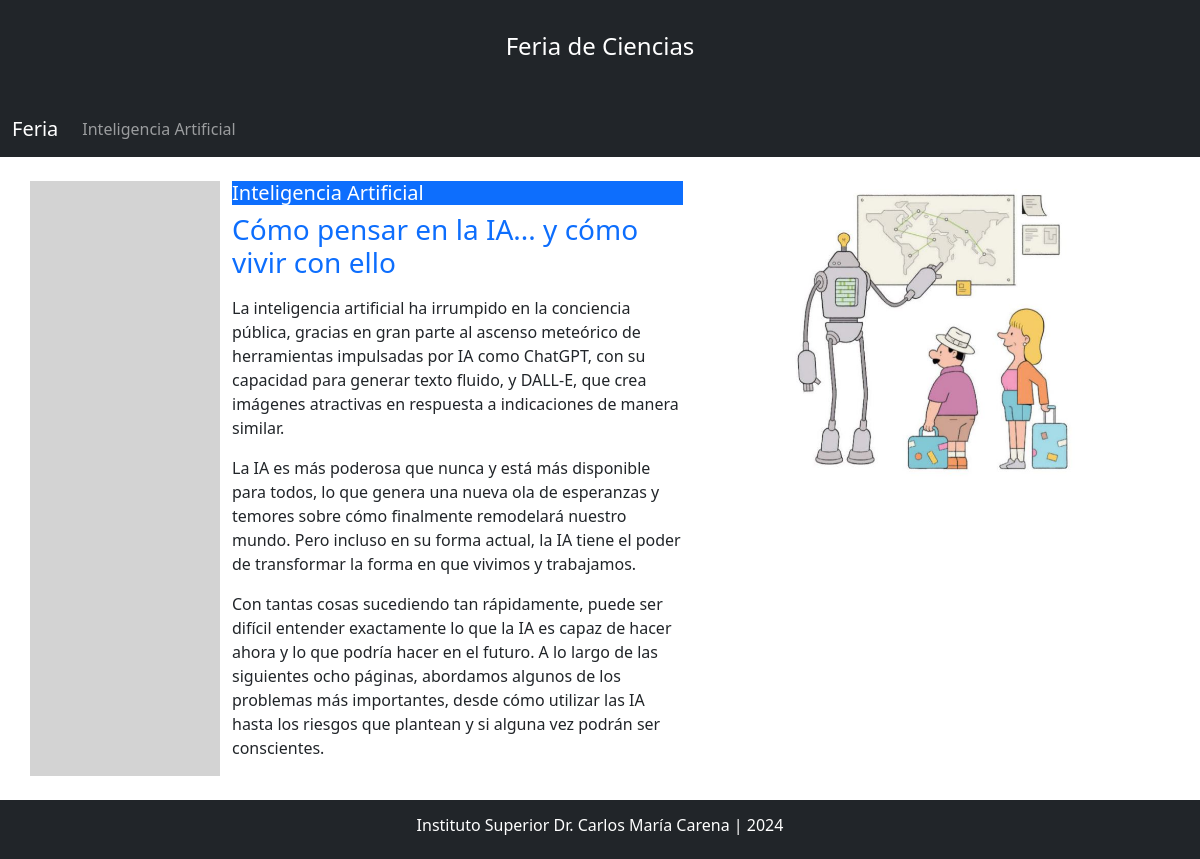
/ia/proyecto/1, run on an earlier commit of the app's database.
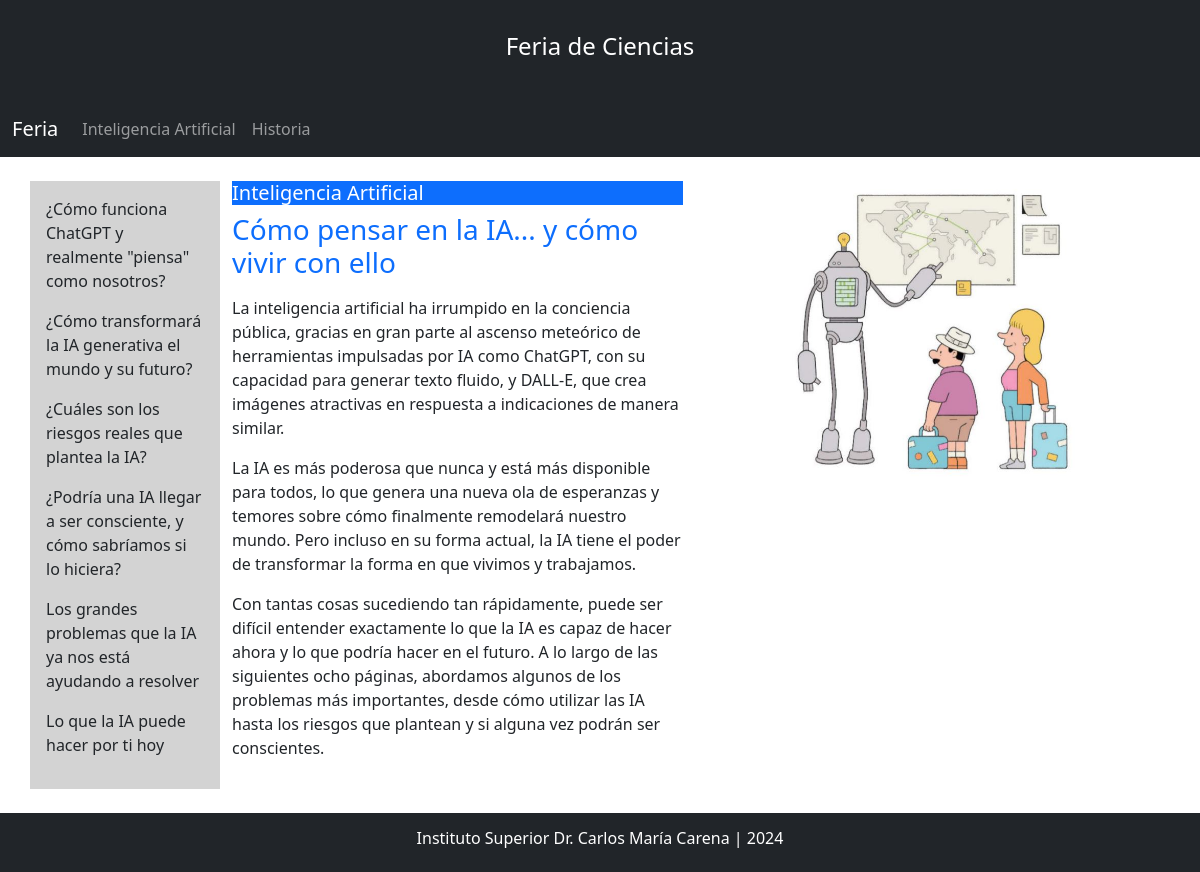
And on a later commit of the database.
### FeriaCiencias/models.py (models this page shows, shortened)
class Proyecto(models.Model):
    nombre = models.CharField(max_length=50)
    titulo = models.CharField(max_length=100)
    descripcion = models.TextField()
    imagen = models.CharField(max_length=100)
    link = models.CharField(max_length=100, default='', null=True)

class Seccion(models.Model):
    titulo = models.CharField(max_length=100)
    descripcion = models.TextField()
    imagen = models.CharField(max_length=100)
    idProyecto = models.ForeignKey(Proyecto, on_delete=models.PROTECT)
    link = models.CharField(max_length=100, default='', null=True)

### FeriaCiencias/views.py (the view)
# urls.py: path('ia/proyecto/<int:pk>', views.proyecto, name='proyecto'),
def proyecto(request, pk):
    proyectos = Proyecto.objects.all()
    proyecto = Proyecto.objects.get(id=pk)
    secciones = Seccion.objects.filter(idProyecto__nombre__icontains=proyecto.nombre)
    context = {"proyecto": proyecto, "proyectos": proyectos, "secciones": secciones}
    return render(request, "ia/proyecto.html", context)

### Carena/templates/IA/proyecto.html (shortened to what this page needs)
{% extends "base.html" %}
{% load static %}
{% block content %}
    <div id="contenido" class="container">
        <div class="row">
            <div class="d-none d-lg-block col-lg-2 p-3" style="background-color: lightgray">
                {% for s in secciones %}
                    <p><a class="text-decoration-none text-dark" href="{{ s.link }}/{{ s.id }}">{{ s.titulo }}</a></p>
                {%  endfor %}
            </div>
            <div class="col-md-5">
                <h5 class="bg-primary"><a class="text-white text-decoration-none" href="{{ proyecto.link }}/{{ proyecto.id }}">{{ proyecto.nombre }}</a></h5>
                <h3 class="text-primary pb-2">{{ proyecto.titulo }}</h3>
                {{ proyecto.descripcion|safe }}
            </div>
            <div class="col-md-5" id="imagen"
                 style="background-image: url('{% static proyecto.imagen %}');
                         background-position: center;
                         height: 300px;
                         background-size: contain;
                         background-repeat: no-repeat">
            </div>
        </div>
    </div>
{% endblock %}

### Carena/templates/base.html (shortened to what this page needs)
{% load static %}
<!DOCTYPE html>
<html lang="en">
<head>
    {% load bootstrap5 %}
    {% bootstrap_css %}
    <link rel="stylesheet" href="{% static 'estilos.css' %}">
</head>
<body>
    <div class="d-flex flex-column min-vh-100">
        <header class="container-fluid bg-dark text-white text-center p-10" style="padding: 2rem;">
            <h4>Feria de Ciencias</h4>
        </header>
        <nav class="navbar navbar-expand-sm bg-dark navbar-dark sticky-top mb-4">
            <div class="container-fluid">
                <a class="navbar-brand" href="/index">Feria</a>
                <div class="collapse navbar-collapse" id="collapsibleNavbar">
                    <ul class="navbar-nav">
                        {% for p in proyectos %}
                        <li class="nav-item">
                            <a class="nav-link" href="{{ p.link }}/{{ p.id }}">{{ p.nombre }}</a>
                        </li>
                        {% endfor %}
                    </ul>
                </div>
            </div>
        </nav>
        <main class="flex-fill">
            {% block content %}
            {% endblock %}
        </main>
        <footer class="container-fluid bg-dark text-center p-3 text-white mt-4">
            <h6>Instituto Superior Dr. Carlos María Carena | 2024</h6>
        </footer>
    </div>
</body>
</html>

### Carena/static/estilos.css (style rules this page uses)
body { margin: 0; padding: 0; min-height: 100vh; box-sizing: border-box; }

What changed in the data, as far as the page shows it:
added Proyecto: nombre "Historia"
added Seccion: titulo "¿Cómo funciona ChatGPT y realmente \"piensa\" como nosotros?"
added Seccion: titulo "¿Cómo transformará la IA generativa el mundo y su futuro?"
added Seccion: titulo "¿Cuáles son los riesgos reales que plantea la IA?"
added Seccion: titulo "¿Podría una IA llegar a ser consciente, y cómo sabríamos si lo hiciera?"
added Seccion: titulo "Los grandes problemas que la IA ya nos está ayudando a resolver"
added Seccion: titulo "Lo que la IA puede hacer por ti hoy"
